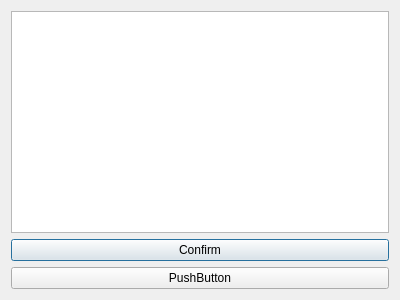
<?xml version="1.0" encoding="UTF-8"?>
<ui version="4.0">
 <class>CustomDialog</class>
 <widget class="QDialog" name="CustomDialog">
  <property name="geometry">
   <rect>
    <x>0</x>
    <y>0</y>
    <width>400</width>
    <height>300</height>
   </rect>
  </property>
  <property name="windowTitle">
   <string>Dialog</string>
  </property>
  <layout class="QVBoxLayout" name="verticalLayout">
   <item>
    <widget class="QTextEdit" name="textEdit"/>
   </item>
   <item>
    <widget class="QPushButton" name="pushButton">
     <property name="text">
      <string>Confirm</string>
     </property>
    </widget>
   </item>
   <item>
    <widget class="QPushButton" name="pushButton_2">
     <property name="text">
      <string>PushButton</string>
     </property>
    </widget>
   </item>
  </layout>
 </widget>
 <resources/>
 <connections/>
</ui>
